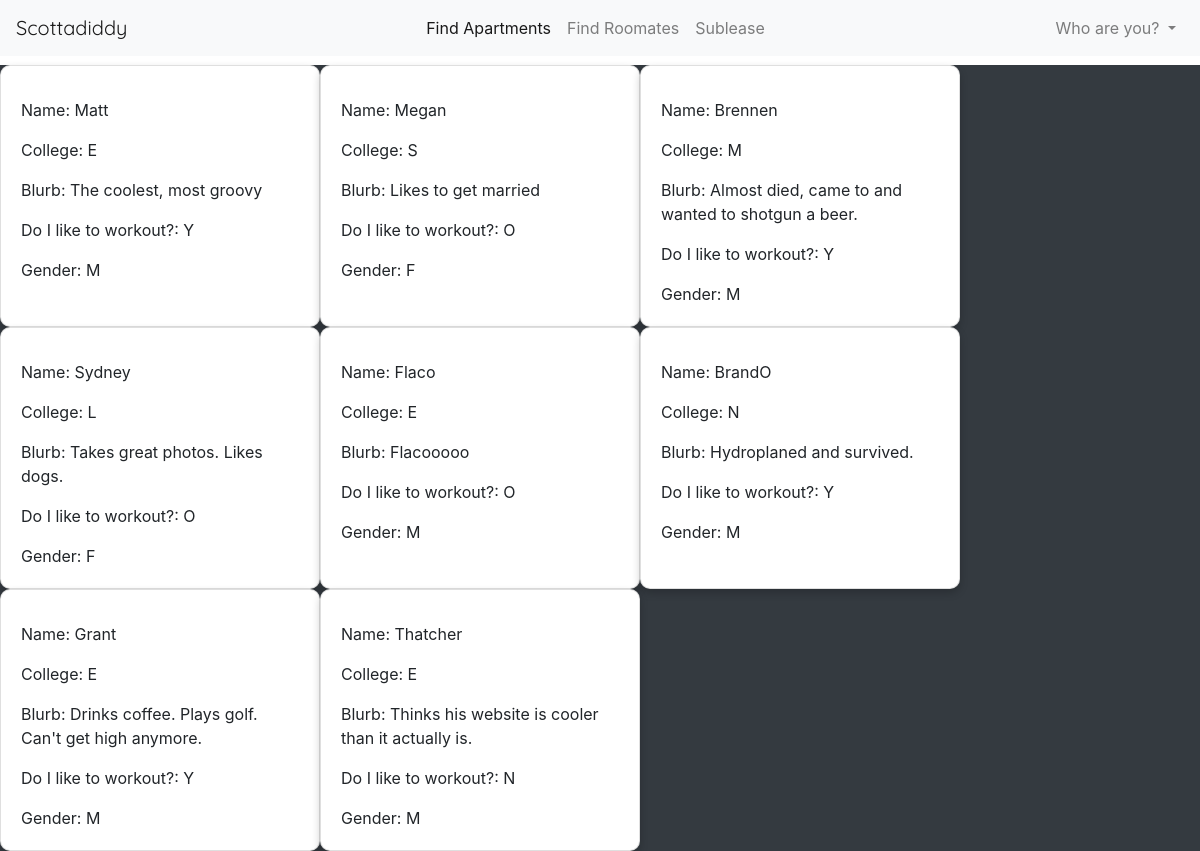
/roomates/, run on the app's committed database.
### roomm/models.py (models this page shows, shortened)
class RoommateProfile(models.Model):
    name = models.TextField()
    description = models.TextField(max_length=500)
    WORKOUT = (
        ('Y', 'Yes, I workout.'),
        ('N', "No, I don't workout"),
        ('O', "Occasionally, I workout.")
    )
    workout = models.CharField(max_length=1, choices = WORKOUT)
    SCHOOL = (
        ('E', 'Cockrell School of Engineering'),
        ('L', 'School of Liberal Arts'),
        ('M', 'Mccombs School of Business'),
        ('N', 'School of Natural Sciences'),
        ('S', 'School of Social Work'),
    )
    school = models.CharField(max_length=1, choices = SCHOOL)
    GENDER = (
        ('M', 'Male'),
        ('F', 'Female'),
    )
    gender = models.CharField( max_length=1, choices = GENDER)

### roomm/views.py (the view)
# urls.py: path('', views.search, name='search'),
def search(request):
    roommate_list = RoommateProfile.objects.all()
    context = {'roommate_list': roommate_list
               }
    return render(request, 'roomm/search.html', context)

### roomm/templates/roomm/search.html (shortened to what this page needs)
{% extends 'base.html' %}<!DOCTYPE html>
{% block content %}
<div class="container-fluid bg-dark">
    {% for roommate in roommate_list %}
    {% if forloop.first %}<div class="row">{% endif %}
         <div class="col-xs-3 d-flex align-items-stretch">
            <div class="card" style="width:20rem;">
                <div class="card-body text-center">
                    <p class="card-text text-left">Name: {{ roommate.name }}</p>
                    <p class="card-text text-left">College: {{ roommate.school }}</p>
                    <p class="card-text text-left">Blurb: {{ roommate.description }}</p>
                    <p class="card-text text-left">Do I like to workout?: {{ roommate.workout }}</p>
                    <p class="card-text text-left">Gender: {{ roommate.gender }}</p>
                </div>
            </div>
        </div>
    {% if forloop.counter|divisibleby:3 %}</div><div class="row">{% endif %}
    {% if forloop.last %}</div>{% endif %}
{% endfor %}
    </div>
</body>
{% endblock %}

### static/css/style.css (style rules this page uses)
body { padding-top: 65px; }
.card { box-shadow: 0 4px 8px 0 rgba(0,0,0,0.2); transition: 0.3s; border-radius: 10px; }

### data on the page
RoommateProfile: name "Matt", school "E", description "The coolest, most groovy", workout "Y", gender "M"
RoommateProfile: name "Megan", school "S", description "Likes to get married", workout "O", gender "F"
RoommateProfile: name "Brennen", school "M", description "Almost died, came to and wanted to shotgun a beer.", workout "Y", gender "M"
RoommateProfile: name "Sydney", school "L", description "Takes great photos. Likes dogs.", workout "O", gender "F"
RoommateProfile: name "Flaco", school "E", description "Flacooooo", workout "O", gender "M"
RoommateProfile: name "BrandO", school "N", description "Hydroplaned and survived.", workout "Y", gender "M"
RoommateProfile: name "Grant", school "E", description "Drinks coffee. Plays golf. Can't get high anymore.", workout "Y", gender "M"
RoommateProfile: name "Thatcher", school "E", description "Thinks his website is cooler than it actually is.", workout "N", gender "M"
